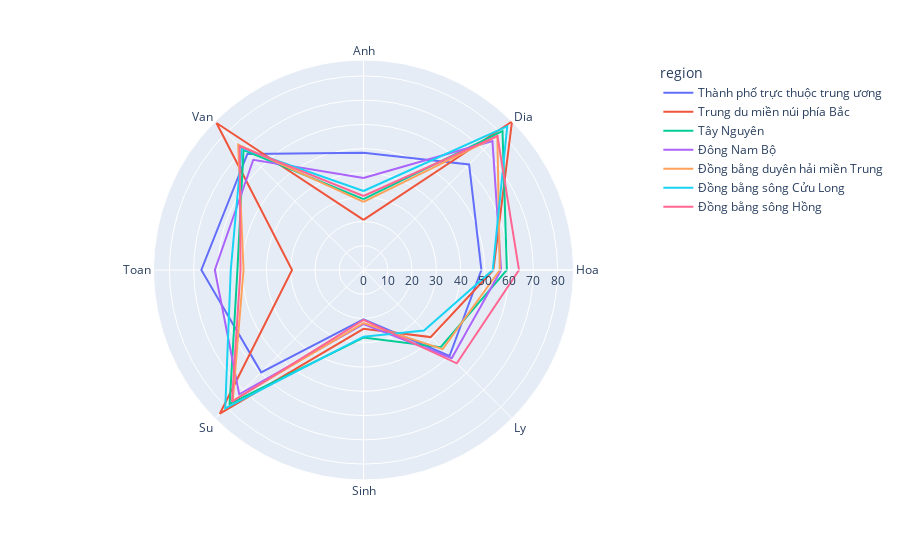

This figure's notebook cell:
### Code cell
import plotly.express as px
import pandas as pd
fig = px.line_polar(df, r = 'percentage', theta = 'subject_id', line_close = True, color   = 'region')
#line_close=True giúp kết nối điểm cuối với điểm đầu của đường (vòng tròn), tạo ra một đường kín.
# Điều này hữu ích khi bạn muốn tạo một vòng khép kín, giúp dễ dàng so sánh các phần trong vòng tròn.
#plt.savefig("new12.png",dpi=400) 
fig.show()

### Figure 1 — Plotly figure (JSON) as saved in the notebook; plotly's stock layout.template omitted (floating-point values rounded to 4 significant figures)
{"data": [{"hovertemplate": "region=Thành phố trực thuộc trung ương<br>percentage=%{r}<br>subject_id=%{theta}<extra></extra>", "legendgroup": "Thành phố trực thuộc trung ương", "line": {"color": "#636efa", "dash": "solid"}, "marker": {"symbol": "circle"}, "mode": "lines", "name": "Thành phố trực thuộc trung ương", "r": [48.37, 61.56, 48.59, 50.15, 20.3, 59.66, 66.84, 67.69, 48.37], "showlegend": true, "subplot": "polar", "theta": ["Anh", "Dia", "Hoa", "Ly", "Sinh", "Su", "Toan", "Van", "Anh"], "type": "scatterpolar"}, {"hovertemplate": "region=Trung du miền núi phía Bắc<br>percentage=%{r}<br>subject_id=%{theta}<extra></extra>", "legendgroup": "Trung du miền núi phía Bắc", "line": {"color": "#EF553B", "dash": "solid"}, "marker": {"symbol": "circle"}, "mode": "lines", "name": "Trung du miền núi phía Bắc", "r": [20.66, 86.56, 53.53, 39.12, 24.26, 83.76, 29.45, 85.7, 20.66], "showlegend": true, "subplot": "polar", "theta": ["Anh", "Dia", "Hoa", "Ly", "Sinh", "Su", "Toan", "Van", "Anh"], "type": "scatterpolar"}, {"hovertemplate": "region=Tây Nguyên<br>percentage=%{r}<br>subject_id=%{theta}<extra></extra>", "legendgroup": "Tây Nguyên", "line": {"color": "#00cc96", "dash": "solid"}, "marker": {"symbol": "circle"}, "mode": "lines", "name": "Tây Nguyên", "r": [29.19, 81.03, 59.1, 45, 27.87, 78.01, 51.97, 69.95, 29.19], "showlegend": true, "subplot": "polar", "theta": ["Anh", "Dia", "Hoa", "Ly", "Sinh", "Su", "Toan", "Van", "Anh"], "type": "scatterpolar"}, {"hovertemplate": "region=Đông Nam Bộ<br>percentage=%{r}<br>subject_id=%{theta}<extra></extra>", "legendgroup": "Đông Nam Bộ", "line": {"color": "#ab63fa", "dash": "solid"}, "marker": {"symbol": "circle"}, "mode": "lines", "name": "Đông Nam Bộ", "r": [37.92, 75.16, 56.71, 51.42, 22.33, 72.46, 61.28, 64.25, 37.92], "showlegend": true, "subplot": "polar", "theta": ["Anh", "Dia", "Hoa", "Ly", "Sinh", "Su", "Toan", "Van", "Anh"], "type": "scatterpolar"}, {"hovertemplate": "region=Đồng bằng duyên hải miền Trung<br>percentage=%{r}<br>subject_id=%{theta}<extra></extra>", "legendgroup": "Đồng bằng duyên hải miền Trung", "line": {"color": "#FFA15A", "dash": "solid"}, "marker": {"symbol": "circle"}, "mode": "lines", "name": "Đồng bằng duyên hải miền Trung", "r": [28.05, 78.03, 56.18, 46.15, 21.87, 76.21, 49.45, 73.06, 28.05], "showlegend": true, "subplot": "polar", "theta": ["Anh", "Dia", "Hoa", "Ly", "Sinh", "Su", "Toan", "Van", "Anh"], "type": "scatterpolar"}, {"hovertemplate": "region=Đồng bằng sông Cửu Long<br>percentage=%{r}<br>subject_id=%{theta}<extra></extra>", "legendgroup": "Đồng bằng sông Cửu Long", "line": {"color": "#19d3f3", "dash": "solid"}, "marker": {"symbol": "circle"}, "mode": "lines", "name": "Đồng bằng sông Cửu Long", "r": [32.56, 83.78, 53.29, 35.31, 27.48, 80.6, 54.72, 70.96, 32.56], "showlegend": true, "subplot": "polar", "theta": ["Anh", "Dia", "Hoa", "Ly", "Sinh", "Su", "Toan", "Van", "Anh"], "type": "scatterpolar"}, {"hovertemplate": "region=Đồng bằng sông Hồng<br>percentage=%{r}<br>subject_id=%{theta}<extra></extra>", "legendgroup": "Đồng bằng sông Hồng", "line": {"color": "#FF6692", "dash": "solid"}, "marker": {"symbol": "circle"}, "mode": "lines", "name": "Đồng bằng sông Hồng", "r": [30.49, 78.09, 64.1, 54.38, 20.56, 76.68, 50.7, 72.16, 30.49], "showlegend": true, "subplot": "polar", "theta": ["Anh", "Dia", "Hoa", "Ly", "Sinh", "Su", "Toan", "Van", "Anh"], "type": "scatterpolar"}], "layout": {"legend": {"title": {"text": "region"}, "tracegroupgap": 0}, "margin": {"t": 60}, "polar": {"angularaxis": {"direction": "clockwise", "rotation": 90}, "domain": {"x": [0, 1], "y": [0, 1]}}}}
